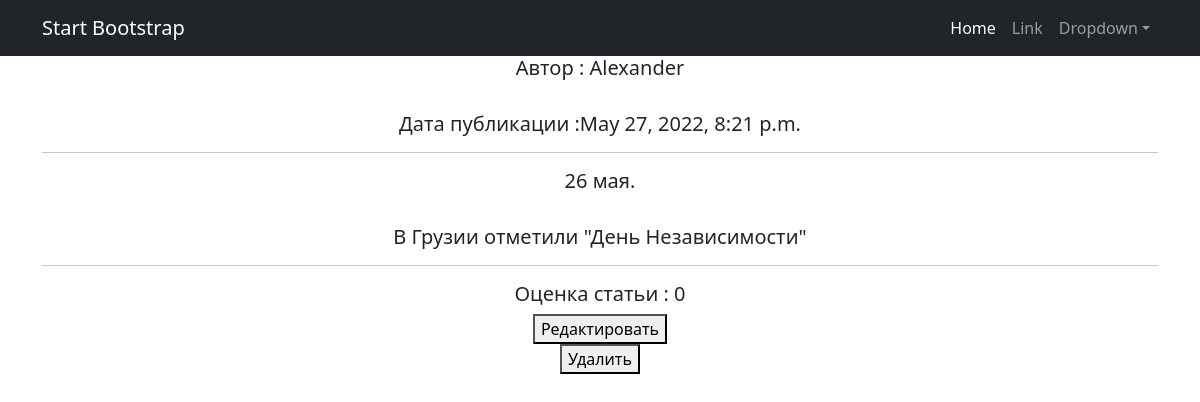
/news/6, run on the app's committed database.
### news/models.py (models this page shows, shortened)
class Post(models.Model):
    article = 'AR'
    news = 'NW'
    TYPES = [(article, 'статья'), (news, 'новость')]
    post_author = models.ForeignKey(Author, on_delete=models.CASCADE)
    post_type = models.CharField(max_length=2, choices=TYPES)
    post_time_create = models.DateTimeField(auto_now_add=True)
    post_category = models.ManyToManyField(Category, through='PostCategory')
    post_title = models.CharField(max_length=255)
    post_text = models.TextField()
    post_rating = models.IntegerField(default=0)

class Author(models.Model):
    author = models.OneToOneField(User, on_delete=models.CASCADE)
    author_rating = models.IntegerField(default=0, verbose_name='rating')
    def __str__(self):
        return f'{self.author}'

### news/views.py (the view)
# urls.py: path('<int:pk>', PostDetail.as_view(), name='post'),
class PostDetail(DetailView):
    model = Post
    template_name = 'post.html'
    context_object_name = 'post'
    queryset = Post.objects.all()

### news/templatetags/custom_filters.py (called while the page is built)
@register.filter(name='censor')
def censor(value):
    count = 0
    bad_words = ['сука', 'черт', 'блин', 'скотина', 'падла', 'гадость']
    text = value.split()
    for word in text:
        word = word.lower()
        for bad_word in bad_words:
            if word == bad_word:
                return value.replace(text[count], '*' * len(word))
        count += 1
    return value

### templates/post.html (shortened to what this page needs)
{% extends 'flatpages/default.html' %}
{% load custom_filters %}
{% load custom_tags %}
{% block content %}
<h5>Автор : {{ post.post_author }}</h5>
<br>
<h5>Дата публикации :{{ post.post_time_create }}</h5>
<hr>
<h5> {{ post.post_title | censor}}.</h5>
<br>
<h5> {{ post.post_text | censor }}</h5>
<hr>
<h5> Оценка статьи : {{ post.post_rating }}</h5>
<body>
  <form action="{% url 'post_update' post.id %}">
   <button>Редактировать</button>
  </form>
  <form action="{% url 'post_delete' post.id %}">
   <button>Удалить</button>
  </form>
 </body>
{% endblock content %}

### data on the page
Post: post_author "Alexander", post_time_create "May 27, 2022, 8:21 p.m.", post_title|censor "26 мая", post_text|censor "В Грузии отметили \"День Независимости\"", post_rating "0"
